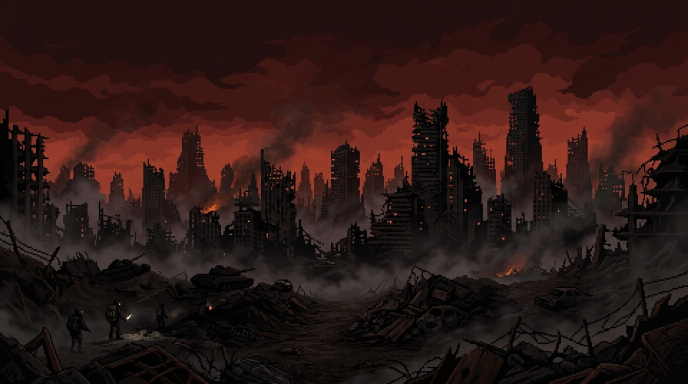
#> input picture dead-horizon-fullscreen-v4/tools/ui_sources/dead_horizon_bg.png, 1376 x 768 px, found by its file name (shown at 1/2 size)
$ python bake_background.py
#> lines starting #> are read from the running program, lines starting #| are printed output that depends on the picture
#!/usr/bin/env python3
"""Bakes the scene backdrop: tools/ui_sources/dead_horizon_bg.png (1376x768) -> assets/environment/dead_horizon_bg.png (960x540).
The game's logical canvas is 960x540, so the image is centre-cropped to exactly 16:9 and resampled ONCE here (no runtime scaling).
game.html tiles it horizontally with alternate tiles mirrored (seamless) and scrolls it at a slow parallax speed. Run from the project root."""
from PIL import Image
im = Image.open('tools/ui_sources/dead_horizon_bg.png').convert('RGB')
#> im is the input picture: PIL image 1376x768 RGB; mean R, G, B 43.8, 23.5, 20.8
w, h = im.size; cw = round(h * 16 / 9); x0 = (w - cw) // 2
#> after `w, h = im.size`: w = 1376; h = 768
#> after `cw = round(h * 16 / 9)`: cw = 1365
#> after `x0 = (w - cw) // 2`: x0 = 5
im = im.crop((x0, 0, x0 + cw, h)).resize((960, 540), Image.LANCZOS)
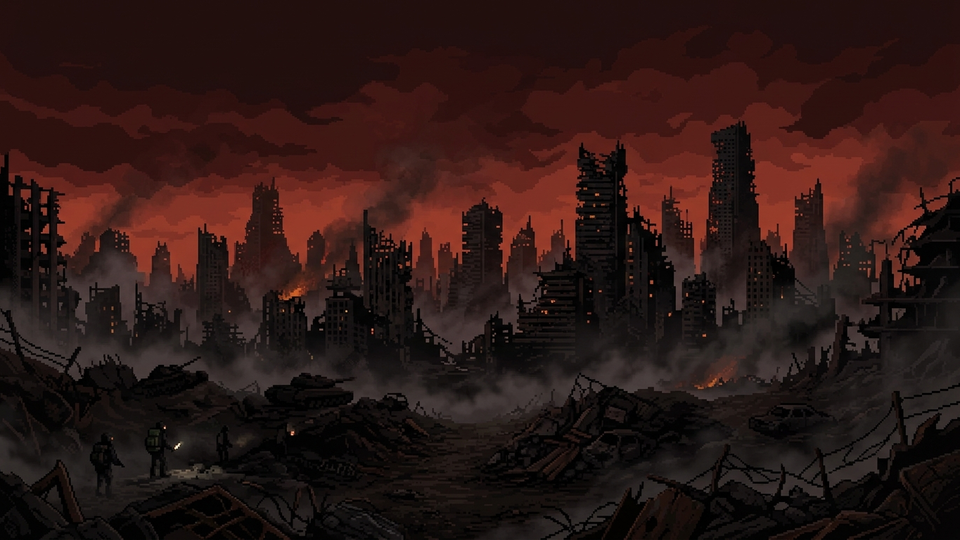
#> im: PIL image 960x540 RGB; mean R, G, B 43.9, 23.6, 20.9
im.save('assets/environment/dead_horizon_bg.png', optimize=True); print('baked', im.size)
#| baked (960, 540)
